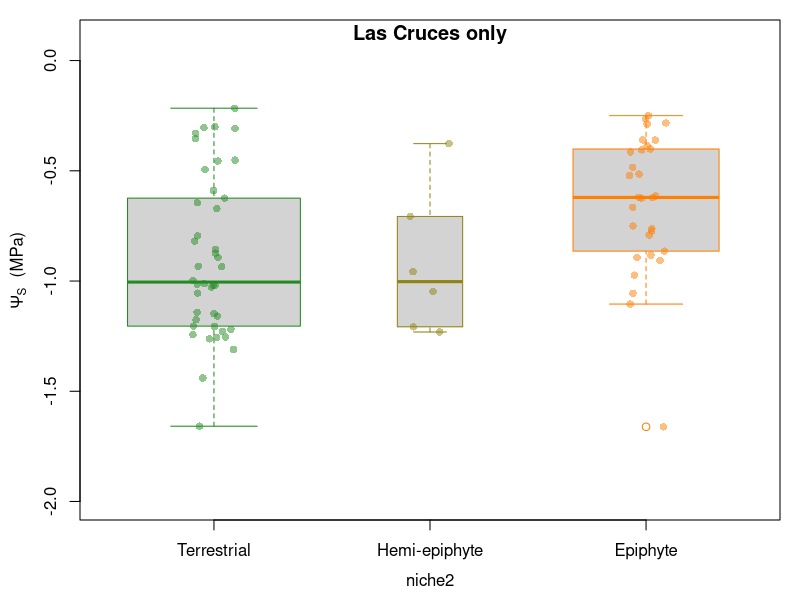
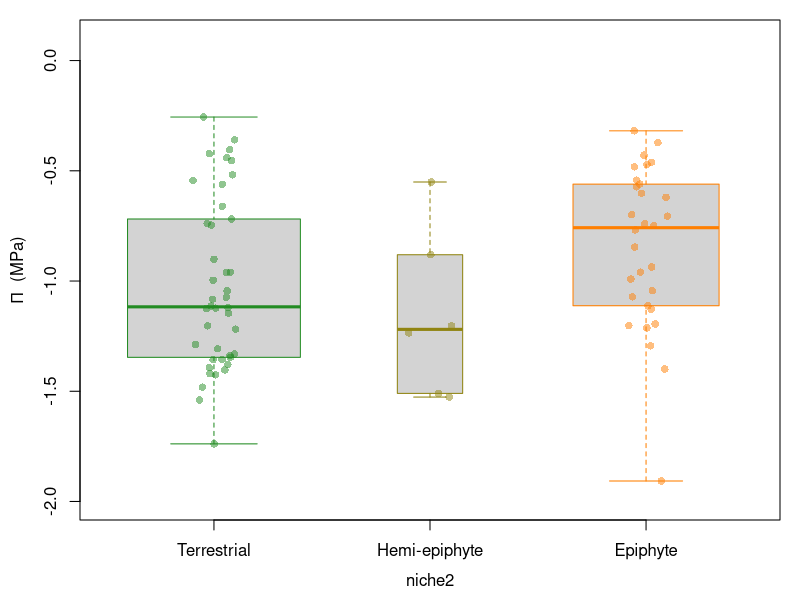
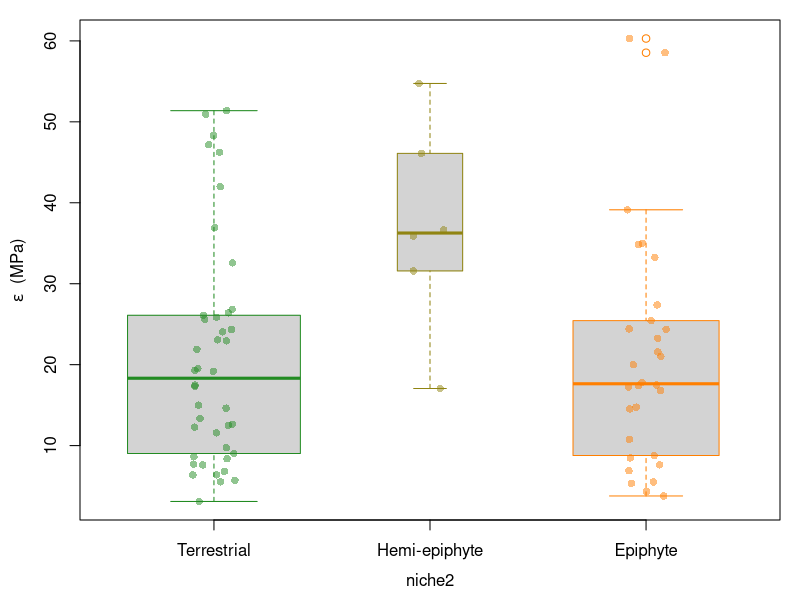
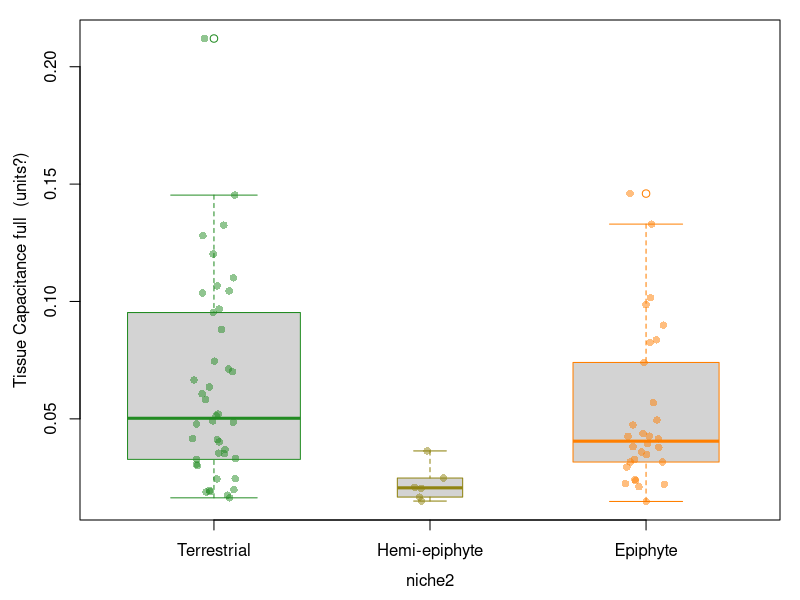

Write R code to recreate these figures, in order.
## pv curve figures


pv <- read.csv("calculated_data/pv_curves.csv")
  pv$niche2 <- gsub("climber", "terrestrial", pv$niche)
  pv$niche2 <- as.factor(pv$niche2)

  #reorder from ground to canopy 
  pv$niche2<-factor(pv$niche2, 
                       levels=c("terrestrial", "hemi-epiphyte", "epiphyte"))
  
##only plot las cruces until las selva is double checked
cruces <- pv[pv$site == "las_cruces",]
  
#plot bits-------
boxlabs <- c("Terrestrial", "Hemi-epiphyte", "Epiphyte")
  
gradient <- colorRampPalette(c("forestgreen","darkorange1"))
palette(gradient(3))
trtcols <- palette(gradient(3))
library(scales)
library(doBy)
trtcols2 <- c(alpha(trtcols[1], .5), alpha(trtcols[2], .5),alpha(trtcols[3], .5))
  
#labels

op_lab <- expression(paste(Psi[S], "  (MPa)"))
elasticity_lab <- expression(paste(epsilon, "  (MPa)")) 
tlp_lab <- expression(paste(Pi, "  (MPa)"))
cap_lab <- "Tissue Capacitance  (units?)"

## osmotic potential

par(mgp=c(2.5,1,0), mar=c(4,4,1,1), cex.lab=1)
boxplot(osmotic_potential ~ niche2, data=cruces, xaxt='n',
        varwidth=TRUE,ylab=op_lab,ylim=c(-2,0.1),
        border=trtcols)
axis(1, boxlabs, at=1:3, cex=1.1)
title(main = "Las Cruces only", line=-1)
stripchart(osmotic_potential ~ niche2, data = cruces,
           vertical = TRUE, method = "jitter",
           pch = 16,  col= trtcols2, xaxt='n', add=TRUE)
           
           
## waterpotenail turgor loss point 

par(mgp=c(2.5,1,0), mar=c(4,4,1,1), cex.lab=1)
boxplot(waterpot_tlp ~ niche2, data=cruces, xaxt='n',ylim=c(-2,0.1),
        varwidth=TRUE,ylab=tlp_lab,
        border=trtcols)
axis(1, boxlabs, at=1:3, cex=1.1)
stripchart(waterpot_tlp ~ niche2, data = cruces,
           vertical = TRUE, method = "jitter",
           pch = 16,  col= trtcols2, xaxt='n', add=TRUE)

## elasticity

par(mgp=c(2.5,1,0), mar=c(4,4,1,1), cex.lab=1)
boxplot(elasticity ~ niche2, data=cruces, xaxt='n',
        varwidth=TRUE,ylab=elasticity_lab,
        border=trtcols)
axis(1, boxlabs, at=1:3, cex=1.1)
stripchart(elasticity ~ niche2, data = cruces,
           vertical = TRUE, method = "jitter",
           pch = 16,  col= trtcols2, xaxt='n', add=TRUE)

## capacitance full

par(mgp=c(2.5,1,0), mar=c(4,4,1,1), cex.lab=1)
boxplot(capacitance_full ~ niche2, data=cruces, xaxt='n',
        varwidth=TRUE,ylab="Tissue Capacitance full  (units?)",
        border=trtcols)
axis(1, boxlabs, at=1:3, cex=1.1)
stripchart(capacitance_full ~ niche2, data = cruces,
           vertical = TRUE, method = "jitter",
           pch = 16,  col= trtcols2, xaxt='n', add=TRUE)
           
